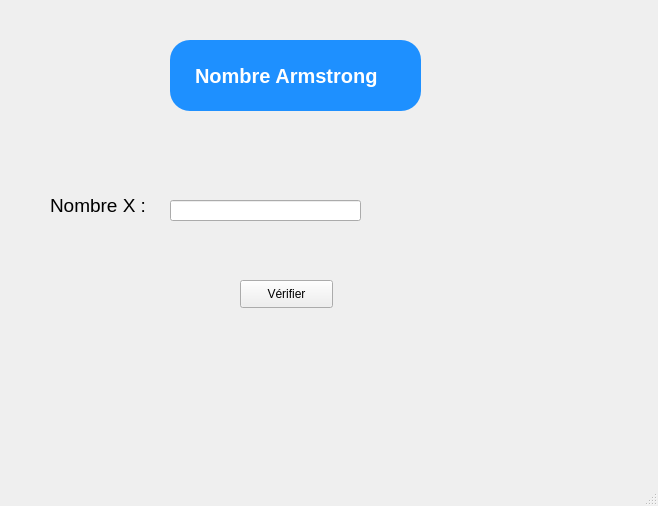
<?xml version="1.0" encoding="UTF-8"?>
<ui version="4.0">
 <class>MainWindow</class>
 <widget class="QMainWindow" name="MainWindow">
  <property name="geometry">
   <rect>
    <x>0</x>
    <y>0</y>
    <width>658</width>
    <height>506</height>
   </rect>
  </property>
  <property name="windowTitle">
   <string>Nombre Armstrong</string>
  </property>
  <widget class="QWidget" name="centralwidget">
   <widget class="QLabel" name="label">
    <property name="geometry">
     <rect>
      <x>170</x>
      <y>40</y>
      <width>251</width>
      <height>71</height>
     </rect>
    </property>
    <property name="autoFillBackground">
     <bool>false</bool>
    </property>
    <property name="styleSheet">
     <string notr="true">background-color : #1E90FF; color : white ; font-size : 20px ; text-align : center; font : bold ;     border-radius : 20px;  padding : 20px  </string>
    </property>
    <property name="text">
     <string>Nombre Armstrong</string>
    </property>
   </widget>
   <widget class="QLabel" name="label_2">
    <property name="geometry">
     <rect>
      <x>50</x>
      <y>180</y>
      <width>131</width>
      <height>51</height>
     </rect>
    </property>
    <property name="font">
     <font>
      <pointsize>14</pointsize>
      <weight>50</weight>
      <bold>false</bold>
     </font>
    </property>
    <property name="text">
     <string>Nombre X :</string>
    </property>
   </widget>
   <widget class="QLineEdit" name="lineEdit">
    <property name="geometry">
     <rect>
      <x>170</x>
      <y>200</y>
      <width>191</width>
      <height>21</height>
     </rect>
    </property>
    <property name="styleSheet">
     <string notr="true"/>
    </property>
   </widget>
   <widget class="QPushButton" name="pushButton">
    <property name="geometry">
     <rect>
      <x>240</x>
      <y>280</y>
      <width>93</width>
      <height>28</height>
     </rect>
    </property>
    <property name="text">
     <string>Vérifier</string>
    </property>
   </widget>
   <widget class="QLabel" name="label_resultat">
    <property name="geometry">
     <rect>
      <x>160</x>
      <y>370</y>
      <width>321</width>
      <height>61</height>
     </rect>
    </property>
    <property name="text">
     <string/>
    </property>
   </widget>
  </widget>
  <widget class="QStatusBar" name="statusbar"/>
 </widget>
 <resources/>
 <connections/>
</ui>
